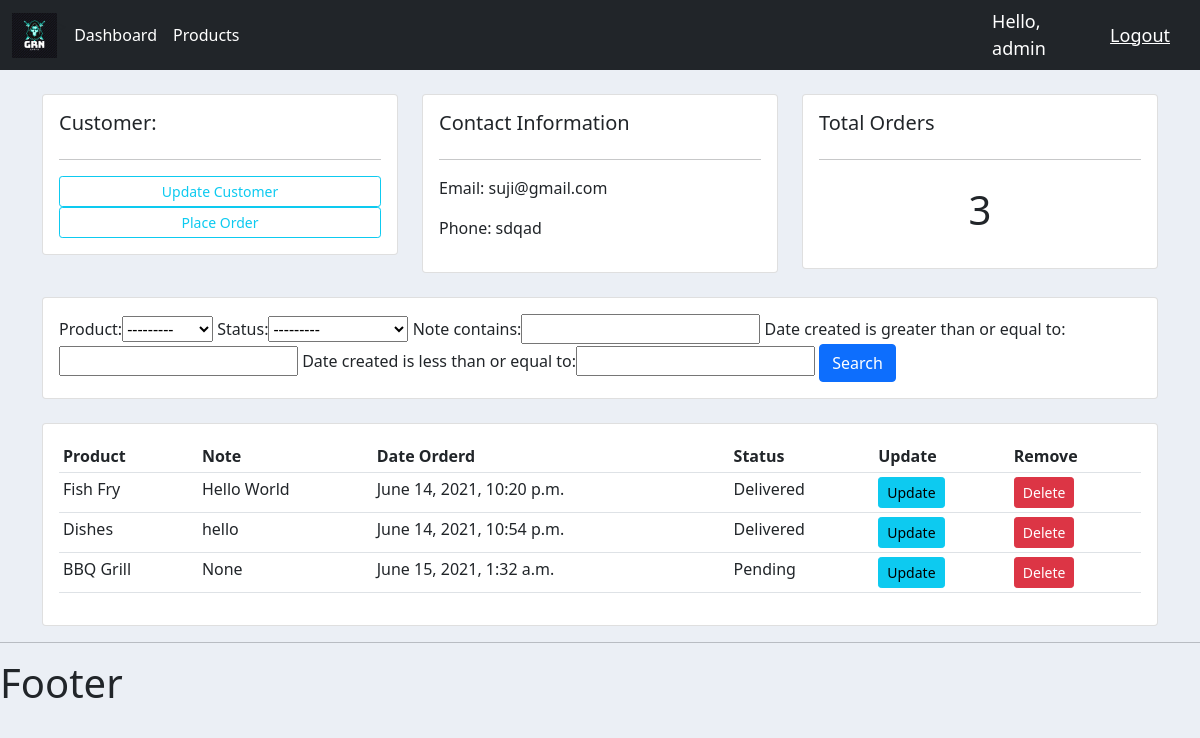
/customer/1/ (signed in), run on the app's committed database.
### accounts/models.py (models this page shows, shortened)
class Customer(models.Model):
    user = models.OneToOneField(User, null=True, blank=True, on_delete=models.CASCADE)
    name = models.CharField(max_length=200, null=True)
    phone = models.CharField(max_length=200, null=True)
    email = models.CharField(max_length=200, null=True)
    profile_pic = models.ImageField(default="profile.jpg", null=True, blank=True)
    date_created = models.DateTimeField(auto_now_add=True, null=True)

class Order(models.Model):
    STATUS = (
        ('Pending', 'Pending'),
        ('Out for delivery', 'Out for delivery'),
        ('Delivered', 'Delivered'),
    )
    customer = models.ForeignKey(Customer, null=True, on_delete=models.SET_NULL)
    product = models.ForeignKey(Product, null=True, on_delete=models.SET_NULL)
    date_created = models.DateTimeField(auto_now_add=True, null=True)
    status = models.CharField(max_length=200, null=True, choices=STATUS)
    note = models.CharField(max_length=2000, null=True)

class Product(models.Model):
    CATEGORY = (
        ('Indoor', 'Indoor'),
        ('Out Door', 'Out Door'),
    )
    name = models.CharField(max_length=200, null=True)
    price = models.FloatField(null=True)
    category = models.CharField(max_length=200, null=True, choices=CATEGORY)
    description = models.CharField(max_length=200, null=True, blank=True)
    date_created = models.DateTimeField(auto_now_add=True, null=True)
    tags = models.ManyToManyField(Tag)
    def __str__(self):
        return self.name

### accounts/decorators.py (the view)
        def wrapper_func(request, *args, **kwargs):
            group = None
            if request.user.groups.exists():
                group = request.user.groups.all()[0].name
            if group in allowed_roles:
                return view_func(request, *args, **kwargs)
            else:
                return HttpResponse('You are not authorized to view this page')

### accounts/views.py (called while the page is built)
@login_required(login_url='login') #login decorators
@allowed_users(allowed_roles=['Admin'])
def customer(request, pk):
    customer = Customer.objects.get(id=pk)
    orders = customer.order_set.all()
    order_count = orders.count()
    myFilter = OrderFilter(request.GET, queryset=orders) #filtering for search
    orders = myFilter.qs
    context = {'customer':customer, 'orders':orders, 'order_count':order_count, 'myFilter':myFilter}
    return render(request, 'accounts/customer.html', context)

### accounts/templates/accounts/customer.html
{% extends 'accounts/main.html' %}
{% block content %}
<br>
<div class="row">
	<div class="col-md">
		<div class="card card-body">
			<h5>Customer:</h5>
			<hr>
			<a class="btn btn-outline-info  btn-sm btn-block" href="">Update Customer</a>
			<a class="btn btn-outline-info  btn-sm btn-block" href="{% url 'create_order' customer.id %}">Place Order</a>
		</div>
	</div>
	<div class="col-md">
		<div class="card card-body">
			<h5>Contact Information</h5>
			<hr>
			<p>Email: {{customer.email}} </p>
			<p>Phone: {{customer.phone}}</p>
		</div>
	</div>
	<div class="col-md">
		<div class="card card-body">
			<h5>Total Orders</h5>
			<hr>
			<h1 style="text-align: center;padding: 10px">{{order_count}}</h1>
		</div>
	</div>
</div>
<br>
<div class="row">
	<div class="col">
		<div class="card card-body">
			<form method="get">
				{{myFilter.form}}
		    <button class="btn btn-primary" type="submit">Search</button>
		  </form>
		</div>
	</div>
</div>
<br>
<div class="row">
	<div class="col-md">
		<div class="card card-body">
			<table class="table table-sm">
				<tr>
					<th>Product</th>
					<th>Note</th>
					<th>Date Orderd</th>
					<th>Status</th>
					<th>Update</th>
					<th>Remove</th>
				</tr>
				{% for order in orders %}
				<tr>
					<td>{{order.product}}</td>
					<td>{{order.note}}</td>
					<td>{{order.date_created}}</td>
					<td>{{order.status}}</td>
					<td><a class="btn btn-sm btn-info" href="{% url 'update_order' order.id %}">Update</a></td>
					<td><a class="btn btn-sm btn-danger" href="{% url 'delete_order' order.id %}">Delete</a></td>
				</tr>
				{% endfor %}
			</table>
		</div>
	</div>
</div>
{% endblock %}

### accounts/templates/accounts/navbar.html (shortened to what this page needs)
{% load static %}
<nav class="navbar navbar-expand-lg navbar-dark bg-dark">
    <div class="container-fluid">
      <img style="width: 45px;" src="{% static 'images/logo.png' %}">
      <div class="collapse navbar-collapse" id="navbarNav">
        <ul class="navbar-nav">
          {% if request.user.is_staff %}     >
          <li class="nav-item">
            <a class="nav-link active" aria-current="page" href="{% url 'home' %}">Dashboard</a>
          </li>
          <li class="nav-item">
            <a class="nav-link active" href="{% url 'products' %}">Products</a>
          </li>
          {% else %}
          <li class="nav-item">
            <a class="nav-link active" href="{% url 'account' %}">Settings</a>
         </li>
         {% endif %}
        </ul>
      </div>
    </div>
    <span class="hello-msg">Hello, {{request.user}}</span>
    <span><a class="hello-msg" href="{% url 'logout' %}">Logout</a></span>
  </nav>

### static/css/main.css (style rules this page uses)
body { background-color: #ebeff5; }

### accounts/templates/accounts/navbar.html (style rules this page uses)
.hello-msg { font-size: 18px; color: #fff; margin-right: 30px; }

### data on the page
Customer: email "suji@gmail.com", phone "sdqad"
Order: product "Fish Fry", note "Hello World", date_created "June 14, 2021, 10:20 p.m.", status "Delivered"
Order: product "Dishes", note "hello", date_created "June 14, 2021, 10:54 p.m.", status "Delivered"
Order: product "BBQ Grill", note "None", date_created "June 15, 2021, 1:32 a.m.", status "Pending"

### other printed values
{{ request.user }} "admin"
{{ order_count }} "3"
